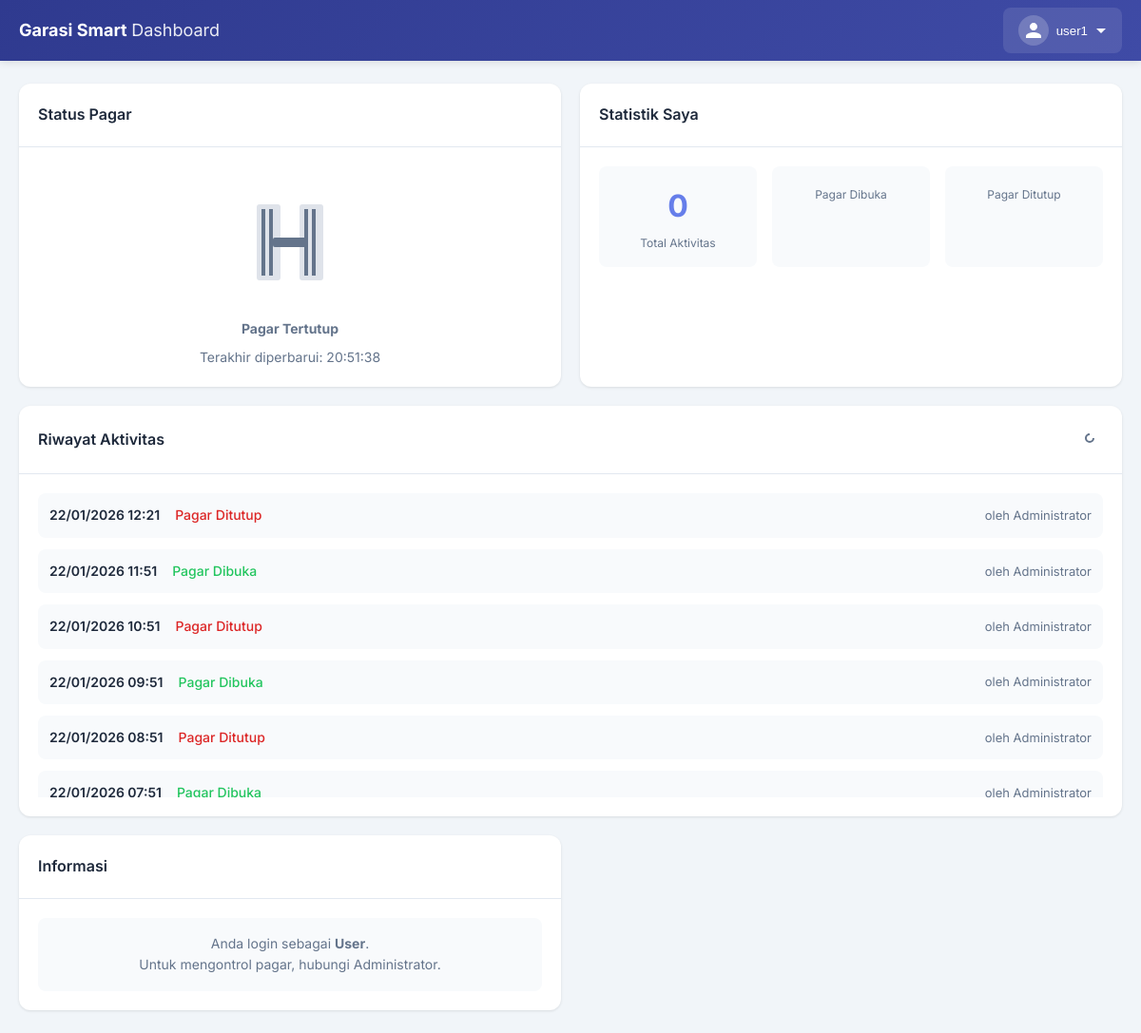
The page /user/dashboard.php (signed in) on the database its author committed.
### tables this page shows
CREATE TABLE gate_logs (
    log_id INT AUTO_INCREMENT PRIMARY KEY,
    action ENUM('open', 'close') NOT NULL,
    action_by INT NULL,
    action_source ENUM('dashboard', 'iot', 'manual') DEFAULT 'dashboard',
    timestamp TIMESTAMP DEFAULT CURRENT_TIMESTAMP,
    duration_seconds INT NULL COMMENT 'Duration gate was open (calculated when closed)',
    notes VARCHAR(255) NULL,
    FOREIGN KEY (action_by) REFERENCES users(user_id) ON DELETE SET NULL,
    INDEX idx_timestamp (timestamp),
    INDEX idx_action (action)
);

CREATE TABLE users (
    user_id INT AUTO_INCREMENT PRIMARY KEY,
    username VARCHAR(50) NOT NULL UNIQUE,
    password VARCHAR(255) NOT NULL,
    email VARCHAR(100) NOT NULL,
    full_name VARCHAR(100) NOT NULL,
    role ENUM('admin', 'user') DEFAULT 'user',
    created_at TIMESTAMP DEFAULT CURRENT_TIMESTAMP,
    last_login TIMESTAMP NULL,
    is_active TINYINT(1) DEFAULT 1,
    INDEX idx_username (username),
    INDEX idx_role (role)
);

### user/dashboard.php (the view, shortened to what this page needs)
<?php
$db = getDBConnection();
$status_result = $db->query("SELECT * FROM gate_status ORDER BY status_id DESC LIMIT 1");
$gate_status = $status_result->fetch_assoc();
$is_open = ($gate_status['current_status'] === 'open');
$activity_logs = $db->query(
    "SELECT gl.*, u.full_name
    FROM gate_logs gl
    LEFT JOIN users u ON gl.action_by = u.user_id
    ORDER BY gl.timestamp DESC
    LIMIT 15"
);
$user_id = $_SESSION['user_id'];
$user_stats = $db->query(
    "SELECT
        COUNT(*) as total_actions,
        SUM(CASE WHEN action = 'open' THEN 1 ELSE 0 END) as total_opens,
        SUM(CASE WHEN action = 'close' THEN 1 ELSE 0 END) as total_closes
    FROM gate_logs
    WHERE action_by = $user_id"
)->fetch_assoc();
include __DIR__ . '/../includes/header.php';
?>
<div class="dashboard-container">
    <div class="dashboard-grid">
        <div class="card">
            <div class="card-header">
                <h3>Status Pagar</h3>
            </div>
            <div class="card-body status-display" id="gateStatusDisplay">
                <div class="gate-icon <?= $is_open ? 'gate-open' : 'gate-closed' ?>">
                </div>
                <h2 class="status-text <?= $is_open ? 'text-success' : 'text-muted' ?>" id="statusText">
                    <?= $is_open ? 'Pagar Terbuka' : 'Pagar Tertutup' ?>
                </h2>
                <p class="text-muted">Terakhir diperbarui: <span id="lastUpdate"><?= date('H:i:s') ?></span></p>
            </div>
        </div>
        <div class="card">
            <div class="card-header">
                <h3>Statistik Saya</h3>
            </div>
            <div class="card-body">
                <div class="stats-grid">
                    <div class="stat-item">
                        <div class="stat-value text-primary"><?= $user_stats['total_actions'] ?></div>
                        <div class="stat-label">Total Aktivitas</div>
                    </div>
                    <div class="stat-item">
                        <div class="stat-label">Pagar Dibuka</div>
                    </div>
                    <div class="stat-item">
                        <div class="stat-label">Pagar Ditutup</div>
                    </div>
                </div>
            </div>
        </div>
        <div class="card card-full-width">
            <div class="card-header">
                <h3>Riwayat Aktivitas</h3>
                <button class="btn-icon" onclick="location.reload()">
                    <svg width="16" height="16" viewBox="0 0 16 16" fill="currentColor">
                        <path d="M8 3a5 5 0 1 0 5 5h-2a3 3 0 1 1-3-3V3z"/>
                    </svg>
                </button>
            </div>
            <div class="card-body">
                <div class="activity-list" id="activityList">
                    <?php while ($log = $activity_logs->fetch_assoc()): ?>
                    <div class="activity-item">
                        <span class="activity-time"><?= date('d/m/Y H:i', strtotime($log['timestamp'])) ?></span>
                        <span class="activity-action <?= $log['action'] == 'open' ? 'text-success' : 'text-danger' ?>">
                            Pagar <?= $log['action'] == 'open' ? 'Dibuka' : 'Ditutup' ?>
                        </span>
                        <span class="activity-user text-muted">
                            oleh <?= $log['full_name'] ?: 'IoT Device' ?>
                        </span>
                    </div>
                    <?php endwhile; ?>
                </div>
            </div>
        </div>
        <div class="card">
            <div class="card-header">
                <h3>Informasi</h3>
            </div>
            <div class="card-body">
                <div class="info-box">
                    <p class="text-muted">Anda login sebagai <strong>User</strong>.</p>
                    <p class="text-muted">Untuk mengontrol pagar, hubungi Administrator.</p>
                </div>
            </div>
        </div>
    </div>
</div>
<?php include __DIR__ . '/../includes/footer.php'; ?>

### assets/css/style.css (style rules this page uses)
:root { --primary: #667eea; --primary-dark: #2f3a8f; --secondary: #764ba2; --success: #22c55e; --danger: #dc2626; --warning: #fbbf24; --info: #3b82f6; --light: #f8fafc; --dark: #1e293b; --muted: #64748b; --border: #e2e8f0; --shadow: 0 1px 3px rgba(0, 0, 0, 0.1); --shadow-lg: 0 10px 40px rgba(0, 0, 0, 0.1); }
* { margin: 0; padding: 0; box-sizing: border-box; }
body { font-family: 'Inter', -apple-system, BlinkMacSystemFont, 'Segoe UI', sans-serif; background: #f1f5f9; color: var(--dark); line-height: 1.6; }
.dashboard-container { width: 100%; }
.dashboard-grid { display: grid; grid-template-columns: repeat(3, 1fr); gap: 20px; }
.card { background: white; border-radius: 12px; box-shadow: var(--shadow); overflow: hidden; transition: all 0.3s ease; }
.card-full-width { grid-column: span 3; }
.card-header { padding: 20px; border-bottom: 1px solid var(--border); display: flex; justify-content: space-between; align-items: center; }
.card-header h3 { font-size: 16px; font-weight: 600; color: var(--dark); }
.card-body { padding: 20px; }
.btn-icon { background: none; border: none; color: var(--muted); cursor: pointer; padding: 6px; border-radius: 6px; transition: all 0.2s ease; }
.status-display { text-align: center; }
.gate-icon { margin: 20px 0; display: flex; justify-content: center; transition: all 0.5s ease; }
.gate-icon.gate-closed svg { animation: gateClosed 0.5s ease; }
.status-text { font-size: 24px; font-weight: 700; margin-bottom: 8px; }
.text-success { color: var(--success); }
.text-danger { color: var(--danger); }
.text-muted { color: var(--muted); font-size: 14px; }
.text-primary { color: var(--primary); }
.activity-list { display: flex; flex-direction: column; gap: 12px; max-height: 320px; overflow-y: auto; }
.activity-item { display: flex; align-items: center; gap: 16px; padding: 12px; background: var(--light); border-radius: 8px; font-size: 14px; }
.activity-time { font-weight: 600; color: var(--dark); min-width: 80px; }
.activity-action { font-weight: 500; flex: 1; }
.activity-user { font-size: 13px; }
.stats-grid { display: grid; grid-template-columns: repeat(3, 1fr); gap: 16px; }
.stat-item { text-align: center; padding: 16px; background: var(--light); border-radius: 8px; }
.stat-value { font-size: 32px; font-weight: 700; margin-bottom: 4px; }
.stat-label { font-size: 12px; color: var(--muted); }
.info-box { background: var(--light); padding: 16px; border-radius: 8px; text-align: center; }
@media (max-width: 1200px) { .dashboard-grid { grid-template-columns: repeat(2, 1fr); } }
@media (max-width: 1200px) { .card-full-width { grid-column: span 2; } }

### rows shown on the page
gate_logs: timestamp "22/01/2026 12:21", action "Ditutup", action_by.full_name "Administrator"
gate_logs: timestamp "22/01/2026 11:51", action "Dibuka", action_by.full_name "Administrator"
gate_logs: timestamp "22/01/2026 10:51", action "Ditutup", action_by.full_name "Administrator"
gate_logs: timestamp "22/01/2026 09:51", action "Dibuka", action_by.full_name "Administrator"
gate_logs: timestamp "22/01/2026 08:51", action "Ditutup", action_by.full_name "Administrator"
gate_logs: timestamp "22/01/2026 07:51", action "Dibuka", action_by.full_name "Administrator"

### other values the page prints
$user_stats['total_actions'] "0"
